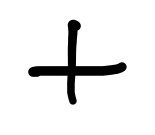
#> input picture datasets/kaggle_dataset/23.jpg, 155 x 135 px, found by its file name
$ jupyter execute --allow-errors kaggle_preproc.ipynb
#> lines starting #> are read from the running program, lines starting #| are printed output that depends on the picture; after the words box and inside, x2 and y2 are one past the last pixel; in counts of white or black regions, pixels touching at a corner belong together
## Transform Kaggle to resemble MNIST

[cell 1]
import cv2
import numpy as np
from keras.datasets import mnist
from keras.layers import Dense, Flatten
from keras.layers.convolutional import Conv2D
from keras.models import Sequential
from keras.utils import to_categorical
import matplotlib.pyplot as plt

[cell 2]
image = cv2.imread('/Users/davidperez/Documents/GitHub/ideal-funicular/datasets/kaggle_dataset/23.jpg')
#> image is the input picture: shape (135, 155, 3); min 0, max 255, mean 235.9
grey = cv2.cvtColor(image.copy(), cv2.COLOR_BGR2GRAY)
ret, thresh = cv2.threshold(grey.copy(), 75, 255, cv2.THRESH_BINARY_INV+ cv2.THRESH_OTSU)
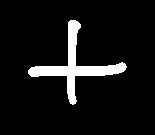
#> thresh: shape (135, 155); 7.6% white; 1 white region
#> ret = 131
contours, _ = cv2.findContours(thresh.copy(), cv2.RETR_EXTERNAL, cv2.CHAIN_APPROX_SIMPLE)
#> contours = 1 contour; box (x1, y1, x2, y2) and area: (28, 20, 127, 105) 1428
preprocessed_digits = []
bounded_digits = []
for c in contours:
    x,y,w,h = cv2.boundingRect(c)

    # Creating a rectangle around the digit in the original image (for displaying the digits fetched via contours)
    cv2.rectangle(image, (x,y), (x+w, y+h), color=(0, 255, 0), thickness=2)

    # Cropping out the digit from the image corresponding to the current contours in the for loop
    digit = thresh[y:y+h, x:x+w]

    resized_digit = cv2.resize(digit, (18,18))

    # Padding the digit with 5 pixels of black color (zeros) in each side to finally produce the image of (28, 28)
    padded_digit = np.pad(resized_digit, ((5,5),(5,5)), "constant", constant_values=0)

    # Adding the preprocessed digit to the list of preprocessed digits
    preprocessed_digits.append(padded_digit)
#> this loop made 1 pass
#> (x, y, w, h) on pass 1: (28, 20, 99, 85)
#> pass 1, `digit = thresh[y:y+h, x:x+w]`:
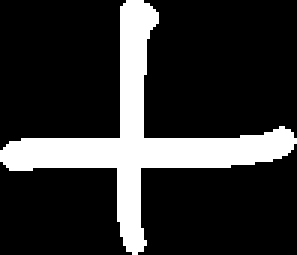
#> digit: shape (85, 99) (shown 3 times larger); 19% white; 1 white region, box (x1, y1, x2, y2) and area: (0, 0, 99, 85) 1600
#> after the loop:
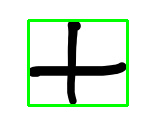
#> image: shape (135, 155, 3); 5.26% of pixels changed, all inside (x1, y1, x2, y2) = (27, 19, 129, 107)
#> after the loop, preprocessed_digits = 1 item
    # bounded_digits.append(digit)

print("\n----------------Contoured Image--------------------")

plt.imshow(preprocessed_digits[0], cmap="gray")
plt.show()
plt.imshow(image, cmap="gray")
plt.show()

[cell 3]
image = cv2.imread('./add_secondSetFlash.jpg')
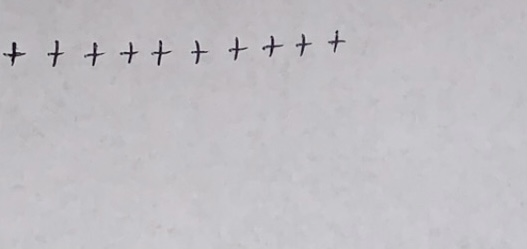
#> input picture datasets/add_secondSetFlash.jpg, 527 x 249 px
#> image is the input picture: shape (249, 527, 3); mean B, G, R 195, 190.1, 192.4
grey = cv2.cvtColor(image.copy(), cv2.COLOR_BGR2GRAY)
#> grey: shape (249, 527)
ret, thresh = cv2.threshold(grey.copy(), 75, 255, cv2.THRESH_BINARY_INV + cv2.THRESH_OTSU)
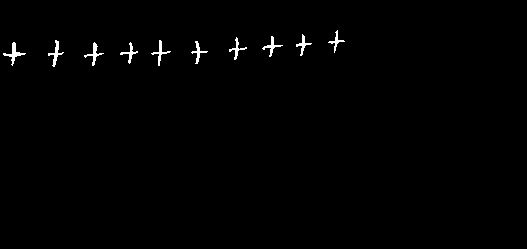
#> thresh: shape (249, 527); 0.77% white; 10 white regions
#> ret = 130
contours, _ = cv2.findContours(thresh.copy(), cv2.RETR_EXTERNAL, cv2.CHAIN_APPROX_SIMPLE)
#> contours = 10 contours; largest, box (x1, y1, x2, y2) and area: (3, 42, 26, 66) 94, (48, 40, 64, 67) 76, (84, 42, 104, 66) 73, (262, 36, 283, 57) 64, (151, 40, 171, 66) 63
preprocessed_digits = []
bounded_digits = []
for c in contours:
    x,y,w,h = cv2.boundingRect(c)

    # Creating a rectangle around the digit in the original image (for displaying the digits fetched via contours)
    cv2.rectangle(image, (x,y), (x+w, y+h), color=(0, 255, 0), thickness=2)

    # Cropping out the digit from the image corresponding to the current contours in the for loop
    digit = thresh[y:y+h, x:x+w]

    # @todo create a ratio to better square a general image
    # CHANGE NARROW OBJECTS TO SOON BE (18,18) PIXEL DIGIT
    # HAND SCENARIO WHEN IMAGE IS NARROW; y pixel length is less than 10 pixels
    x, y = digit.shape


    padded_digit = digit.copy()

    if (y < 10):
        # Padd x-axis
        difference = round((28 - y)/2)
        padded_digit = np.pad(padded_digit, ((0,0),(difference,difference)),"constant", constant_values=0)

    # Resize digit
    resized_digit = cv2.resize(padded_digit, (18,18))

    # Padding the digit with 5 pixels of black color (zeros) in each side to finally produce the image of (28, 28)
    padded_digit = np.pad(resized_digit, ((5,5),(5,5)), "constant", constant_values=0)

    # Adding the preprocessed digit to the list of preprocessed digits
    preprocessed_digits.append(padded_digit)
#> this loop made 10 passes
#> (w, h) on passes 1 to 10: (18, 22), (20, 24), (23, 24), (17, 23), (20, 26), (16, 27), (18, 23), (21, 21), (16, 22), (17, 23)
#> pass 1, `padded_digit = np.pad(resized_digit, ((5,5),(5,5)), "constant", consta..`:
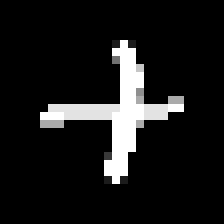
#> padded_digit: shape (28, 28) (shown 8 times larger); min 0, max 255, mean 25
#> pass 2, `digit = thresh[y:y+h, x:x+w]`:
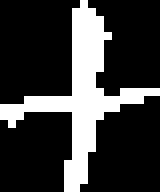
#> digit: shape (24, 20) (shown 8 times larger); 23.1% white; 1 white region, box (x1, y1, x2, y2) and area: (0, 0, 20, 24) 111
#> pass 3, `digit = thresh[y:y+h, x:x+w]`:
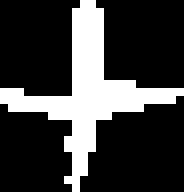
#> digit: shape (24, 23) (shown 8 times larger); 24.1% white; 1 white region, box (x1, y1, x2, y2) and area: (0, 0, 23, 24) 133
#> after the loop:
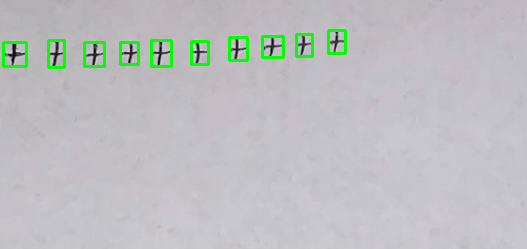
#> image: shape (249, 527, 3); 1.89% of pixels changed, all inside (x1, y1, x2, y2) = (2, 29, 347, 69)
#> after the loop:
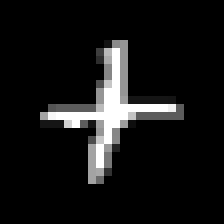
#> padded_digit: shape (28, 28) (shown 8 times larger); min 0, max 255, mean 21.2
#> after the loop, preprocessed_digits = 10 items
    # bounded_digits.append(digit)

print("\n----------------Original Image--------------------")
plt.imshow(image)
plt.show()

inp = np.array(preprocessed_digits)

bounded_digit_index = 0

columns = 4
#> (the rest of this cell did not finish here and is left out)
